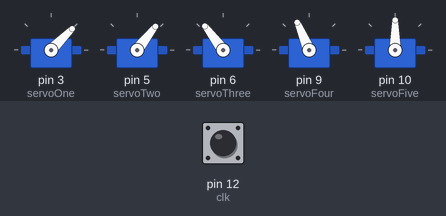
A sketch run on a simulated Arduino Uno, built with avr-gcc and run on an emulated ATmega328P. On the bench: 5 × servo. Inputs (shaded band) come from the test bench; at power-on: pin 12 (clk) HIGH. What the sketch prints to the serial monitor is not drawn.

Above: at 0.2 s.
Timing chart, 0 to 1.7 s (numbered marks = the images above):
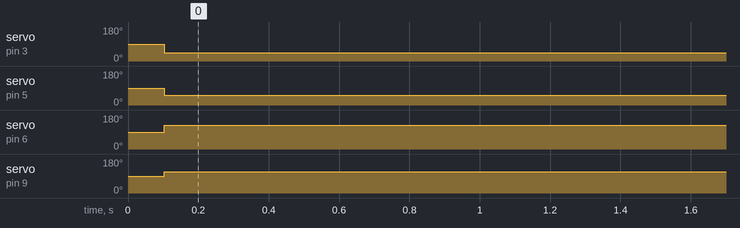

Measured:
- by itself, servo on pin 3 (servoOne): 90° → 45° at 0.10 s
- by itself, servo on pin 5 (servoTwo): 90° → 52° at 0.10 s
- by itself, servo on pin 6 (servoThree): 90° → 127° at 0.10 s
- by itself, servo on pin 9 (servoFour): 90° → 113° at 0.10 s

The sketch:

3DOFwithRotaryV2.ino
```cpp
// Does not work well, can't find the reason, probably something wrong with the encoder

#include <math.h>
#include <Servo.h>

Servo servoOne, servoTwo, servoThree, servoFour, servoFive;

double linkOne = 48.0;
double linkTwo = 120.0;
double linkThree = 100.0;
double x = 120.0;
double y = 120.0;
double z = 120.0;
double c, d, Zoffset, theta;
double alphaOne, alphaTwo, alphaFinal;
double beta;
int claw = 90;
int dt = 11;
int clk = 12;
int sw = 2;
volatile int selector = 1;
int currentStateCLK, lastStateCLK;

void setup() {
  // put your setup code here, to run once:
  Serial.begin(9600);
  servoOne.attach(3);
  servoTwo.attach(5);
  servoThree.attach(6);
  servoFour.attach(9);
  servoFive.attach(10);
  pinMode(clk, INPUT);
  pinMode(dt, INPUT);
  pinMode(sw, INPUT_PULLUP);
  attachInterrupt(2, increment, FALLING);
  lastStateCLK = digitalRead(clk);
}

void loop() {
  // put your main code here, to run repeatedly:
  currentStateCLK = digitalRead(clk);
  if (currentStateCLK != lastStateCLK){
    if (digitalRead(dt) == currentStateCLK){
      if (selector == 1){
        x -=5;
      }
      else if (selector == 2){
        y -=5;
      }
      else if (selector == 3){
        z -=5;
      }
      else if (selector == 4){
        claw -=5;
      }
    }
    else{
      if (selector == 1){
        x +=5;
      }
      else if (selector == 2){
        y +=5;
      }
      else if (selector == 3){
        z +=5;
      }
      else if (selector == 4){
        claw +=5;
      }
    }
  }

  d = sqrt((x*x) + (y*y));
  theta = atan2(y,x)*(180/PI);
  Zoffset = (z - linkOne);
  c = sqrt((d*d) + (Zoffset*Zoffset));
  beta = acos((linkTwo*linkTwo + linkThree*linkThree - c*c) / (2 * linkTwo * linkThree)) * (180 / PI);
  alphaOne = acos(d/c);
  alphaTwo = acos((linkTwo * linkTwo + c*c - linkThree * linkThree)/(2*linkTwo*c));

  if (z > linkOne){
    alphaFinal = (alphaOne + alphaTwo) * (180/PI);
  }
  else if (z < linkOne){
    alphaFinal = (alphaTwo - alphaOne) * (180/PI);
  }

  Serial.print(";   Theta: ");
  Serial.print(theta);
  Serial.print(";   Alpha: ");
  Serial.print(alphaFinal);
  Serial.print(";   Beta: ");
  Serial.println(beta);
  delay(100);
  servoOne.write(theta);
  servoTwo.write(alphaFinal);
  servoThree.write(180-alphaFinal);
  servoFour.write(beta);
  servoFive.write(claw);
  lastStateCLK = currentStateCLK;
  delay(100);
}

void increment(void){
  selector++;
  if (selector == 5)
    selector = 1;
}
```
